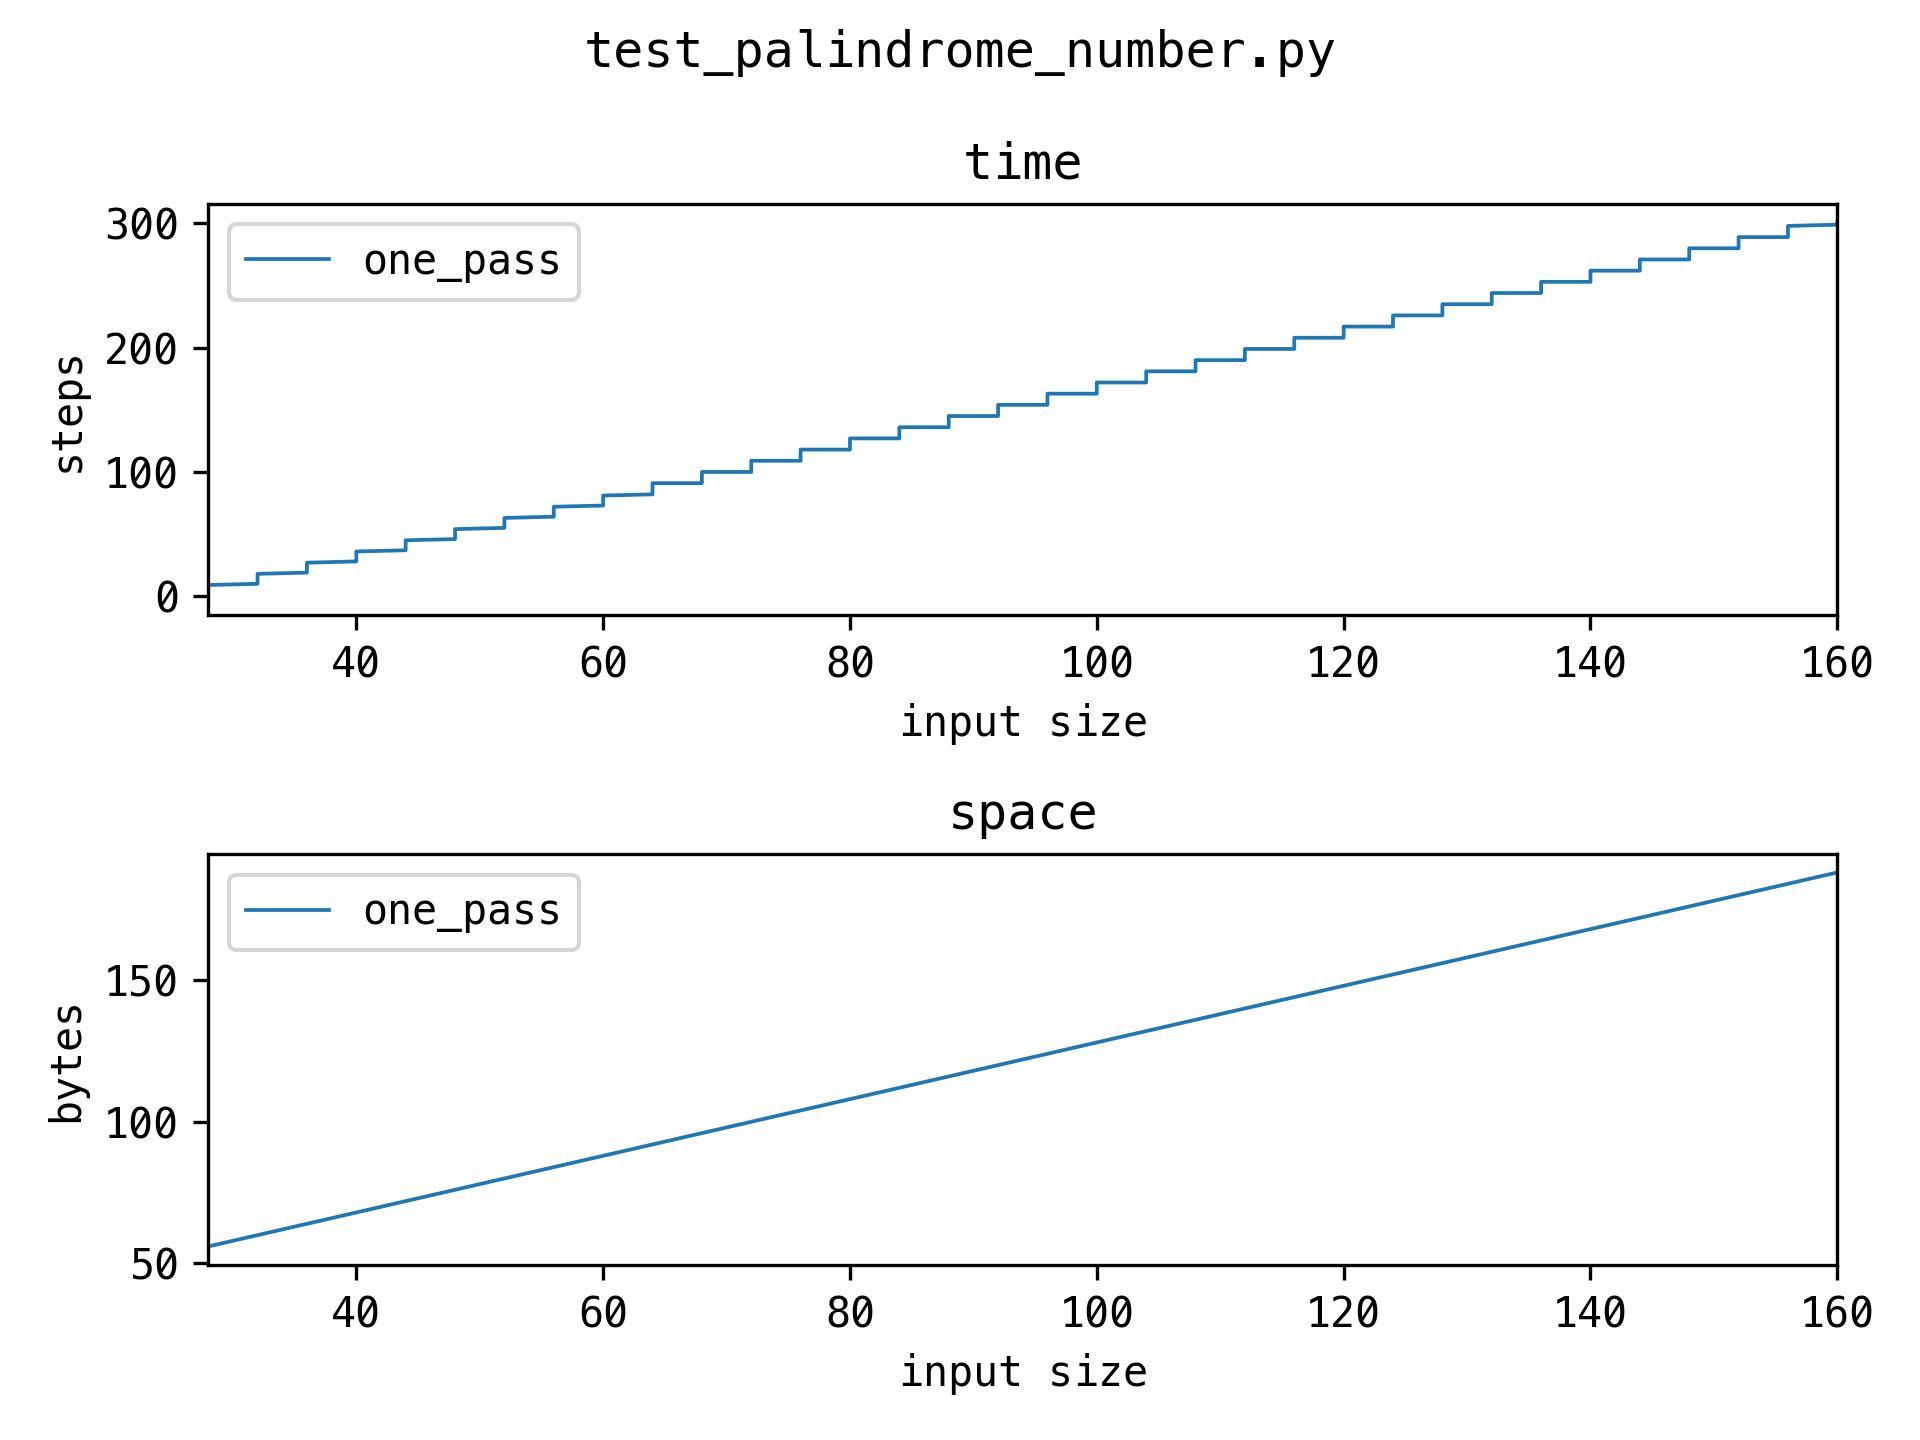

Generate this figure with Python:
import sys

from .. import utils


class Solution(utils.BaseSolution):
    def one_pass(self, x: int) -> bool:
        r = 0
        n = x
        self.complexity.store(r, n)
        while n > 0:
            self.complexity.step()
            r = r * 10 + (n % 10)
            n //= 10
        return x == r


def test_solutions():
    tests = [
        (0, True),
        (121, True),
        (-121, False),
        (10, False),
    ]
    s = Solution()

    for n, expected in tests:
        for name, func in s.methods():
            assert func(n) == expected, f"{name}"


def test_complexity():
    tests = [-2, 0, 2]
    while len(tests) <= 1000:
        tests.append(tests[-1] << 1)
    s = Solution()

    for n in tests:
        for name, func in s.methods():
            func(n)
            s.complexity.mark(name, sys.getsizeof(n))

    s.complexity.plot()
